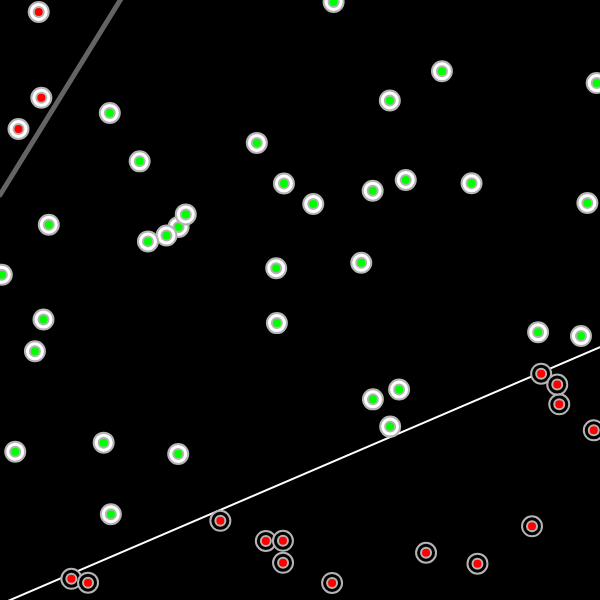
Frame 1 (no input)
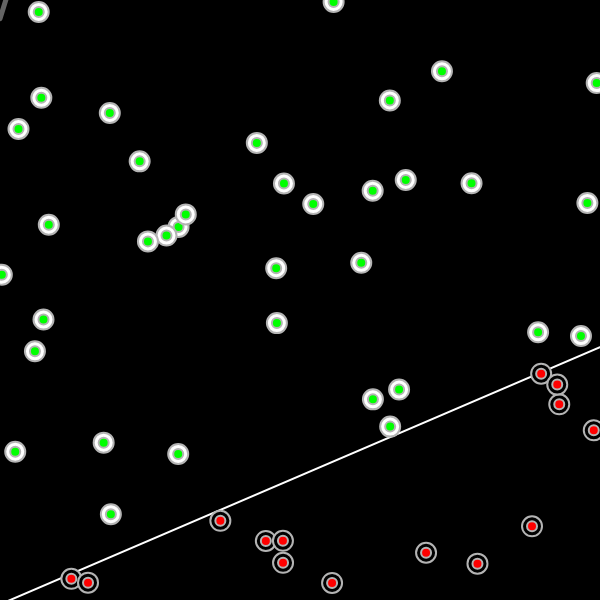
Frame 60 (no input)
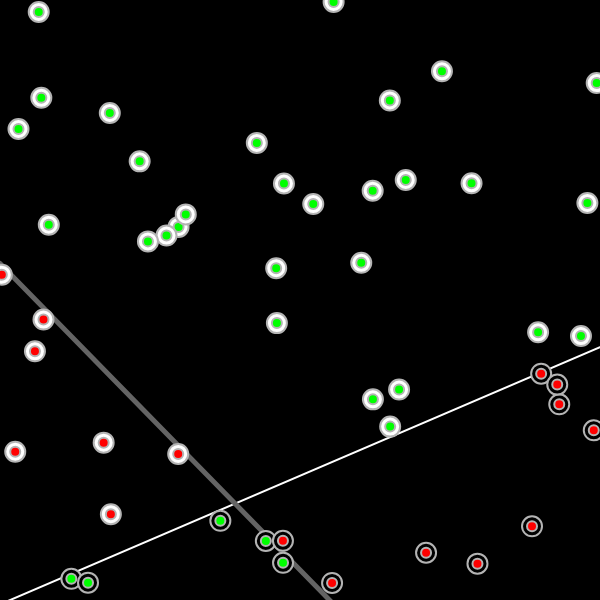
Frame 120 (the mouse pressed at the canvas centre since frame 60)

The p5.js sketch that drew these frames (run headless with seeded random() and noise() and a simulated clock; from frame 60 on, the mouse is pressed at the canvas centre):

// p5.js sketch
// ── sketch.js
let perceptron
let p1, p2, m, b
let inputs = []
let points = []

function setup() {
  createP("Perceptron trying to guess where the line is")
  createCanvas(600,600)
  m = random(-1, 1)
  b = random(-1, 1)
  perceptron = new Perceptron()
  for (let i = 0; i < 50; i++) {
    points.push(new Point(undefined, undefined, m, b))
  }
}

// set different formula for the line
// y = mx + b
function f (x, m, b) {
  return m * x + b
}

function draw() {
  background(0)
  
  p1 = new Point(-1, f(-1, m, b), m, b)
  p2 = new Point(1, f(1, m, b), m, b)

  p3 = new Point(-1, perceptron.guessY(-1), m, b)
  p4 = new Point(1, perceptron.guessY(1), m, b)

  stroke(255)
  strokeWeight(2)
  line(p1.mapX(), p1.mapY(), p2.mapX(), p2.mapY())
  stroke(100)
  strokeWeight(5)
  line(p3.mapX(), p3.mapY(), p4.mapX(), p4.mapY())
  let index = floor(random(0, points.length))
  let p = points[index]
  perceptron.train([p.x, p.y, p.bias], p.label)
  let right = 0
  for (let p of points) {
    if (right == points.length - 1) {
      createP("DONE!")
      noLoop()
    }   
    stroke(180)
    strokeWeight(2)
    p.show()
    let guess = perceptron.guess([p.x, p.y, p.bias])
    if (p.label === guess) {
      fill(0, 255, 0)
      right++
    } else {
      fill(255, 0, 0)
    }
    ellipse(p.mapX(), p.mapY(), 10, 10)
  }
}
// ── perceptron.js
function Perceptron () {
  this.weights = []
  this.weights[0] = random(-1, 1)
  this.weights[1] = random(-1, 1)
  this.weights[2] = random(-1, 1)
  this.learningRate = 0.01

  this.guess = function (inputs) {
    let sum = 0
    for (let i = 0; i < inputs.length; i++) {
      sum += inputs[i] * this.weights[i]
    }
    let output = this.sign(sum)
    return output
  }

  this.train = function (inputs, target) {
    let guess = this.guess(inputs)
    let error = target - guess
    for (let i = 0; i < this.weights.length; i++) {
      this.weights[i] += error * inputs[i] * this.learningRate
    }
  }

  this.sign = function (number) {
    if (number < 0) {
      return -1
    } else {
      return 1
    }
  }

  this.guessY = function (x) {
    return -(this.weights[2]/this.weights[1]) - (this.weights[0] / this.weights[1]) * x
  }
}
// ── point.js
function Point(x, y, m, b) {
  this.bias = 1
  if (x && y) {
    this.x = x
    this.y = y
  } else {
    this.x = random(-1, 1)
    this.y = random(-1, 1)
  }
  this.mapX = function () {
    return map(this.x, -1, 1, 0, width)
  }
  this.mapY = function () {
    return map(this.y, -1, 1, height, 0)
  }
  this.m = m
  this.b = b
  this.f = function (x, m, b) {
    return m * x + b
  }
  let lineY = f(this.x, this.m, this.b)
  if (this.y > lineY) {
    this.label = 1
  } else {
    this.label = -1
  }
  this.show = function () {
    if (this.label === 1) {
      fill(255)
    } else {
      fill(0)
    }
    ellipse(this.mapX(), this.mapY(), 20, 20)
  }
}
